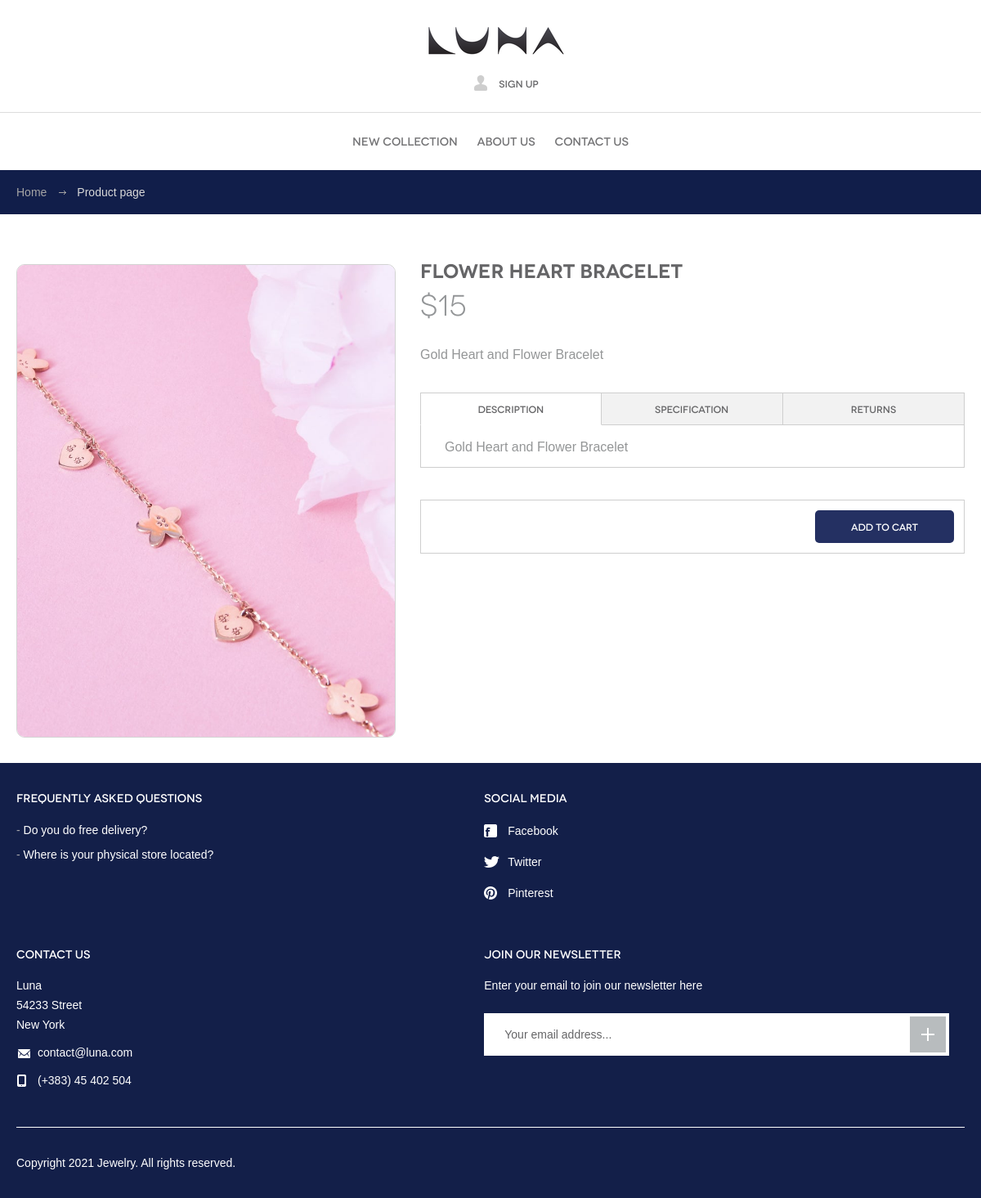
The page /view/product.php?product=3 on the database its author committed.
### tables this page shows
CREATE TABLE `products` (
  `ID` int(11) NOT NULL,
  `ProductName` varchar(50) NOT NULL,
  `ProductText` varchar(50) NOT NULL,
  `Price` varchar(50) NOT NULL
);

### repository/productsRepo.php (called while the page is built, shortened)
<?php
	class productsRepo{
		private $connection;
		function __construct(){
			$connect = new DatabaseConnection;
			$this->connection = $connect->startConnection();
		}
	    function getProductById($id){
	        $connect = $this->connection;
	        $sql = "SELECT * FROM products WHERE ID='$id'";
	        $statement = $connect->query($sql);
	        $product = $statement->fetch();
	        return $product;
	    }
	}
?>

### view/product.php (the view, shortened to what this page needs)
<!DOCTYPE html>
 <html lang="en">
<head>
	<link rel="stylesheet" media="all" href="../CSS/style.css">
</head>
<body>
	<header id="header">
		<div class="container">
			<a href="index.php" id="logo" title="Luna">Luna</a>
			<div class="right-links">
				<ul>
					<li><a href="login-register.php"><span class="ico-account"></span>Sign Up</a></li>
				</ul>
			</div>
		</div>
	</header>
	<nav id="menu">
		<div class="container">
			<ul>
				<li><a href="products.php">New collection</a></li>
				<li><a href="team.php">About Us</a></li>
				<li><a href="Contactus.php">Contact Us</a></li>
			</ul>
		</div>
	</nav>
	<div id="breadcrumbs">
		<div class="container">
			<ul>
				<li><a href="index.php">Home</a></li>
				<li>Product page</li>
			</ul>
		</div>
	</div>
	<div id="body">
		<div class="container">
		<?php
        	include_once '../repository/productsRepo.php';
			$productsRepository = new productsRepo();
			if (isset($_GET['product'])) {
			$product = $productsRepository->getProductById($_GET['product']);
			} else {
				header("Location: index.php");
				exit();
			}
		?>
			<div id="content" class="full">
				<div class="product">
					<div class="image">
						<img src="../Project/<?=$product['ID']?>.jpg" alt="">
					</div>
					<div class="details">
						<h1><?=$product['ProductName']?></h1>
						<h4>$<?=$product['Price']?></h4>
						<div class="entry">
							<p><?=$product['ProductText']?></p>
							<div class="tabs">
								<div class="nav">
									<ul>
										<li class="active"><a href="#desc">Description</a></li>
										<li><a href="#spec">Specification</a></li>
										<li><a href="#ret">Returns</a></li>
									</ul>
								</div>
								<div class="tab-content active" id="desc">
									<p><?=$product['ProductText']?></p>
								</div>
							</div>
						</div>
		        <?php include_once '../controllers/productController.php';?>
						<div class="actions">
							<a href="cart.php?product=<?=$product['ID']?>" class="btn-grey">Add to cart</a>
						</div>
					</div>
				</div>
			</div>
		</div>
	</div>
	<footer id="footer">
		<div class="container">
			<div class="cols">
				<div class="col">
					<h3>Frequently Asked Questions</h3>
					<ul>
						<li><a href="#">Do you do free delivery? </a></li>
						<li><a href="#">Where is your physical store located?</a></li>
					</ul>
				</div>
				<div class="col media">
					<h3>Social media</h3>
					<ul class="social">
						<li><a href="#"><span class="ico ico-fb"></span>Facebook</a></li>
						<li><a href="#"><span class="ico ico-tw"></span>Twitter</a></li>
						<li><a href="#"><span class="ico ico-pi"></span>Pinterest</a></li>
					</ul>
				</div>
				<div class="col contact">
					<h3>Contact us</h3>
					<p>Luna<br>54233 Street<br>New York</p>
					<p><span class="ico ico-em"></span><a href="#">contact@luna.com</a></p>
					<p><span class="ico ico-ph"></span>(+383) 45 402 504</p>
				</div>
				<div class="col newsletter">
					<h3>Join our newsletter</h3>
					<p>Enter your email to join our newsletter here</p>
					<form action="#">
						<input type="text" placeholder="Your email address...">
						<button type="submit"></button>
					</form>
				</div>
			</div>
			<p class="copy">Copyright 2021 Jewelry. All rights reserved.</p>
		</div>
	</footer>
</body>
</html>

### rows shown on the page
products: ProductName "Flower Heart Bracelet", Price "15", ProductText "Gold Heart and Flower Bracelet"
